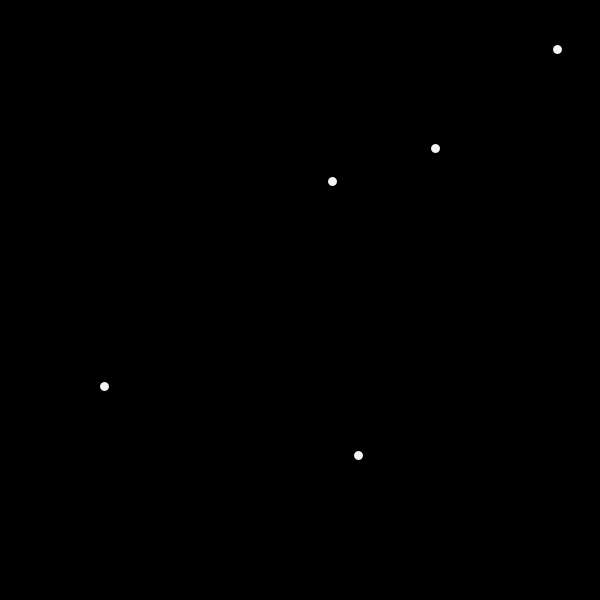
Frame 1 (no input)
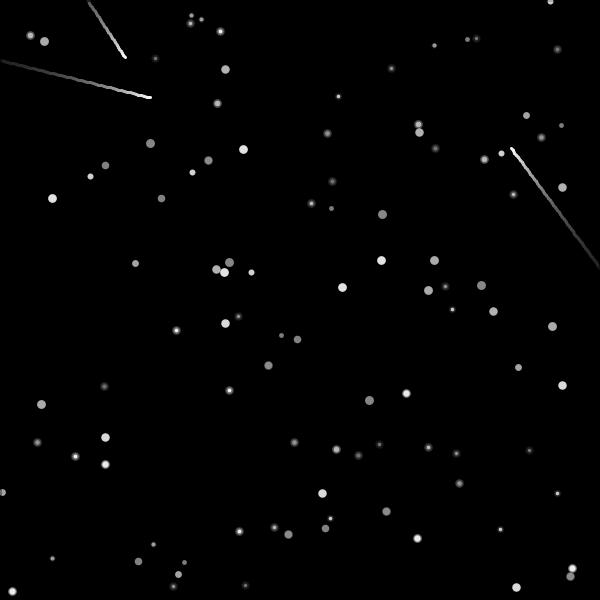
Frame 60 (the mouse pressed at the canvas centre just before this capture)
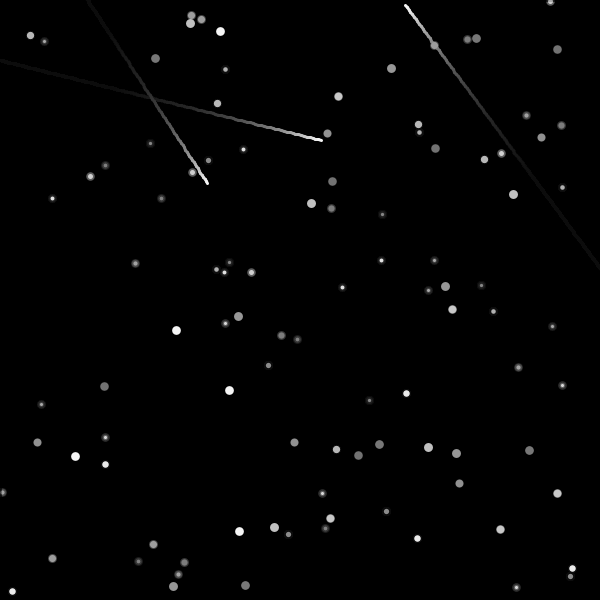
Frame 120 (the mouse held since frame 60 and released just before this capture)

The Processing sketch that drew these frames (run headless with seeded random() and noise(); from frame 60 on, the mouse is pressed at the canvas centre):

// Processing sketch: sketch_230710a
// ── sketch_230710a.pde
//pokeball
/*
size(600,600);
background(137,207,240);
strokeWeight(5);
stroke(0,0,0);
fill(255,0,0);
circle(300,300,200);
fill(255,255,255);
stroke(255,255,255);
rect(200,300,200,150);
stroke(0,0,0);
line(200,300,400,300);
circle(300,300,20);
fill(0,0,0,0);
circle(300,300,200);
stroke(137,207,240);
strokeWeight(100);
circle(300,300,305);
*/

//robot
/*
size(600,600);
background(255,255,255);

*/

//random
/*
size(600,600);
background(255,255,255);
strokeWeight(4);

for(int i=0;i<4;i++){
  stroke(random(0,255),random(0,255),random(0,255));
  point(random(0,599),random(0,599));
}
*/

//starry night

void setup(){
  size(600,600);
  background(0,0,0);
  frameRate(20);
}
float frame = 0;
float px1 = random(-50,-5);
float py1 = random(50,70);
float px1Inc = random(0,3);
float py1Inc = random(0,3);
float px2 = random(0,50);
float py2 = random(-100,0);
float px2Inc = random(0,3);
float py2Inc = random(1,3);
float px3 = random(-150,-5);
float py3 = random(600,650);
float px3Inc = random(0,3);
float py3Inc = random(-3,-1);
float px4 = random(600,650);
float py4 = random(200,400);
float px4Inc = random(-3,-1);
float py4Inc = random(-3,3);
long seed1= (long)random(0,100);
long seed2 = (long)random(0,100);

void draw(){
  //stroke(random(0,255),random(0,255),random(0,255));
  
  if(frame%10==0){
    randomSeed(seed1);
  }
  if(frame%20==0){
    randomSeed(seed2);
  }
  stroke(255,255,255);
  for(int i=0;i<5;i++){
    strokeWeight(cos(frame)*3+6);
    point(random(0,599),random(0,599));
  }
  
  strokeWeight(3);
  if(px1>750||px1<-150){
    px1Inc = -px1Inc;
  }
  if(py1 > 750 || py1<-150){
    py1Inc = -py1Inc;
  }
  
  if(px2>750||px2<-150){
    px2Inc = -px2Inc;
  }
  if(py2 > 750 || py2<-150){
    py2Inc = -py2Inc;
  }
  if(px3>750||px3<-150){
    px3Inc = -px3Inc;
  }
  if(py3 > 750 || py3<-150){
    py3Inc = -py3Inc;
  }
  if(px4>750||px4<-150){
    px4Inc = -px4Inc;
  }
  if(py4 > 750 || py4<-150){
    py4Inc = -py4Inc;
  }
  
  line(px1,py1,px1+px1Inc,py1+py1Inc);
  px1=px1+px1Inc;
  py1=py1+py1Inc;
  line(px2,py2,px2+px2Inc,py2+py2Inc);
  px2=px2+px2Inc;
  py2=py2+py2Inc;
  line(px3,py3,px3+px3Inc,py3+py3Inc);
  px3=px3+px3Inc;
  py3=py3+py3Inc;
  line(px4,py4,px4+px4Inc,py4+py4Inc);
  px4=px4+px4Inc;
  py4=py4+py4Inc;
  stroke(0,0,0,10);
  fill(0,0,0,10);
  rect(0,0,600,600);
  
  
  
  
  
  frame++;
}


//mousex mousey
/*
void setup(){
  size(600,600);
  background(255,255,255);
  stroke(0,0,0);
  strokeWeight(5);
  fill(255,255,255);
  frameRate(360);
}
void draw(){
   background(255,255,255);
   circle(mouseX,mouseY,100);
   
}

  */
  
  //ball
  /*
void setup(){
  size(600,600);
  background(255,255,255);
  stroke(0,0,0);
  strokeWeight(5);
  fill(255,255,255);
  
}
float bx = 300;
float by = 300;
float vx = 5;
float vy = 3;
void draw(){
  
  background(255,255,255);
  circle(bx,by,100);
  bx+=vx;
  by+=vy;
}
  
  
  */
  
  
  
  //dodgeball
  
//  void setup()
//{
//  // Create a 600 x 600 window
//  size(600, 600);
//  // Clear the screen to pure black
//  background(0, 0, 0);
//  frameRate(60);
 
//}

//// Position of the red ball
//float px =100;
//float py = 100;
//// Velocity of the red ball
//float vx = 5;
//float vy = 2;

//float bx = 100;
//float by = 100;
//float bvx = 3;
//float bvy = 7;
//void draw()
//{
//  // Clear the screen every frame
//  background(0, 0, 0);
  
//  // Draw the green ball at the user's mouse position
//  stroke(120, 120, 120);
//  fill(10, 200, 50);
//  circle(mouseX, mouseY, 25);
  
//  // Draw the red ball at position (px, py)
//  stroke(50, 0, 0);
//  fill(250, 0, 0);
//  circle(px, py, 50);
//  //rect
//   stroke(255,255,0);
//  fill(25,255,0);
//  rect(200,200,100,150);
//  //blue ball
//  stroke(0,0,50);
//  fill(0,0,250);
//  circle(bx,by,50);
//  // Compute the ball's next x position
//  float newpx = px + vx;
//  float newpy = py+vy;
//  // Update the ball's y position
//  float newbx = bx+bvx;
//  float newby = by + bvy;
  
//  // Check if the ball is about to leave the bounds
//  if(newpx < 25)
//  {
//    // It is leaving out the left side!
//    vx = -vx;
//  }
//  else if(newpx > 599-25)
//  {
//    // It is leaving out the right side!
//    vx = -vx;
//  }
//  else if((newpy>200&&newpy<350)&&(newpx>175&&newpx<190||newpx>310&&newpx<325)){
//    vx = -vx;
//  }
//  else if((abs(200-px)>abs(200-py))&&
//  (
//  sqrt((200-px)*(200-px)+(200-py)*(200-py))<=25 && sqrt((200-px)*(200-px)+(200-py)*(200-py))>18
//  ||
//  (abs(200-px)<abs(350-py))&&sqrt((200-px)*(200-px)+(350-py)*(350-py))<=25 &&sqrt((200-px)*(200-px)+(350-py)*(350-py))>18
//  ||
//  (abs(300-px)<abs(200-py))&&sqrt((300-px)*(300-px)+(200-py)*(200-py))<=25&&sqrt((300-px)*(300-px)+(200-py)*(200-py))>18
//  ||
//  (abs(300-px)<abs(350-py))&&sqrt((300-px)*(300-px)+(350-py)*(350-py))<=25&&sqrt((300-px)*(300-px)+(350-py)*(350-py))>18
//  )){
//  vx=-vx;
//  }
//  else
//  {
//    // The ball's new position is OK; so move the ball there
//    px = newpx;
//  }  
  
  
  
  
//  if(newpy < 25)
//  {
//    // It is leaving out the left side!
//    vy = -vy;
//  }
//  else if(newpy > 599-25)
//  {
//    // It is leaving out the right side!
//    vy = -vy;
//  }
//  else if((newpx>200&&newpx<300)&&(newpy>175&&newpy<190||newpy>360&newpy<375)){
//    vy = -vy;
//  }
//  //corner collision?
//  /*
//  ||
//  sqrt((200-px)*(200-px)+(350-py)*(350-py))<=12.5||
//  sqrt((300-px)*(300-px)+(200-py)*(200-py))<=12.5||
//  sqrt((300-px)*(300-px)+(350-py)*(350-py))<=12.5
//  */
  
//  else if((abs(200-px)<abs(200-py))&&
//  (
//  sqrt((200-px)*(200-px)+(200-py)*(200-py))<=25&&sqrt((200-px)*(200-px)+(200-py)*(200-py))>18
//  ||
//  (abs(200-px)<abs(350-py))&&sqrt((200-px)*(200-px)+(350-py)*(350-py))<=25&&sqrt((200-px)*(200-px)+(350-py)*(350-py))>18
//  ||
//  (abs(300-px)<abs(200-py))&&sqrt((300-px)*(300-px)+(200-py)*(200-py))<=25&&sqrt((300-px)*(300-px)+(200-py)*(200-py))>18
//  ||
//  (abs(300-px)<abs(350-py))&&sqrt((300-px)*(300-px)+(350-py)*(350-py))<=25&&sqrt((300-px)*(300-px)+(350-py)*(350-py))>18
//  )){
//  vy=-vy;
//  }
//  else
//  {
//    // The ball's new position is OK; so move the ball there
//    py = newpy;
//  }  
  
  
  
//  /*
  
//  //blue ball collision
//  if(newbx < 25)
//  {
//    // It is leaving out the left side!
//    bvx = -bvx;
//  }
//  else if(newbx > 599-25)
//  {
//    // It is leaving out the right side!
//    bvx = -bvx;
//  }
//  else
//  {
//    // The ball's new position is OK; so move the ball there
//    bx = newbx;
//  }  
//  if(newby < 25)
//  {
//    // It is leaving out the left side!
//    bvy = -bvy;
//  }
//  else if(newby > 599-25)
//  {
//    // It is leaving out the right side!
//    bvy = -bvy;
//  }
//  else
//  {
//    // The ball's new position is OK; so move the ball there
//    by = newby;
//  }  
  
  
  
  
  
  
  
  
//  /*
//  if(sqrt((px-mouseX)*(px-mouseX)+(py-mouseY)*(py-mouseY))<=36.5 ||
//  sqrt((bx-mouseX)*(bx-mouseX)+(by-mouseY)*(by-mouseY))<=36.5 ||
//  //left and right of rect
//  (mouseY<275&&mouseY>200)&&(mouseX>187.5&&mouseX<210||mouseX>290&&mouseX<312.5)||
//  //bottom and top
//  (mouseX>200&&mouseX<300)&&(mouseY>340&&mouseY<362.5||mouseY<210&&mouseY>187.5)||
//  //corners somehow?
//  sqrt((200-mouseX)*(200-mouseX)+(200-mouseY)*(200-mouseY))<=12.5||
//  sqrt((200-mouseX)*(200-mouseX)+(350-mouseY)*(350-mouseY))<=12.5||
//  sqrt((300-mouseX)*(300-mouseX)+(200-mouseY)*(200-mouseY))<=12.5||
//  sqrt((300-mouseX)*(300-mouseX)+(350-mouseY)*(350-mouseY))<=12.5
  
//  ){
//    exit();
//  }
//  */

//}






//triangles :D
/*
void setup() {
  // Create a 600 x 600 image
  size(600,600);
  // Clear the background to pure white
  background(255, 255, 255);
  // Draw using black
  stroke(0, 0, 0);  
  // Draw big points
  strokeWeight(3);stroke(255,0,0);
  point(corner1x, corner1y);
  stroke(0,255,0);
  point(corner2x, corner2y);
  stroke(0,0,255);
  point(corner3x, corner3y);
  // Animate at 10 frames per second (instead of 60) so we can more easily see the points appear
  frameRate(1000);
};

// The position of the first anchor point
float corner1x = 300;
float corner1y = 10;

// The position of the second anchor point
float corner2x = 590;
float corner2y = 590;

float corner3x = 10;
float corner3y = 590;

float corner4x = 120;
float corner4y = 200;

float corner5x = 120;
float corner5y = 400;

float corner6x = 480;
float corner6y = 400;


// The current position of the moving point
float posx = 300;
float posy = 300;


void draw() {  
  // Draw the three points
  // These first two won't move
  
  // This last one will change every frame
  for(int i=0; i<10; i++){
    
    
  stroke(255-sqrt((posx-corner1x)*(posx-corner1x) + (posy-corner1y)*(posy-corner1y))*.2,255-sqrt((posx-corner2x)*(posx-corner2x) + (posy-corner2y)*(posy-corner2y))*.2,255-sqrt((posx-corner3x)*(posx-corner3x) + (posy-corner3y)*(posy-corner3y))*.2);

  point(posx, posy);
  
  // Randomly decide which way to move
  float rand = random(0, 99);
  if(rand < 33)
  {
    // 50% chance of moving towards the first anchor point
    posx = 0.5 * (posx + corner1x);    
    posy = 0.5*(posy+corner1y);
  }
  else if(rand<66){
    posx=0.5 * (posx+corner3x);
    posy = 0.5  * (posy+corner3y);
  }
  //else if(rand<48){
  //  posx=0.5 * (posx+corner4x);
  //  posy = 0.5  * (posy+corner4y);
  //}
  //else if(rand<64){
  //  posx=0.5 * (posx+corner5x);
  //  posy = 0.5  * (posy+corner5y);
  //}
  //else if(rand<80){
  //  posx=0.5 * (posx+corner6x);
  //  posy = 0.5  * (posy+corner6y);
  //}
  else
  {
    // Otherwise, move towards the second anchor point
    posx = 0.5 * (posx + corner2x);    
    posy = 0.5*(posy+corner2y);
  }  
  }
};

*/
